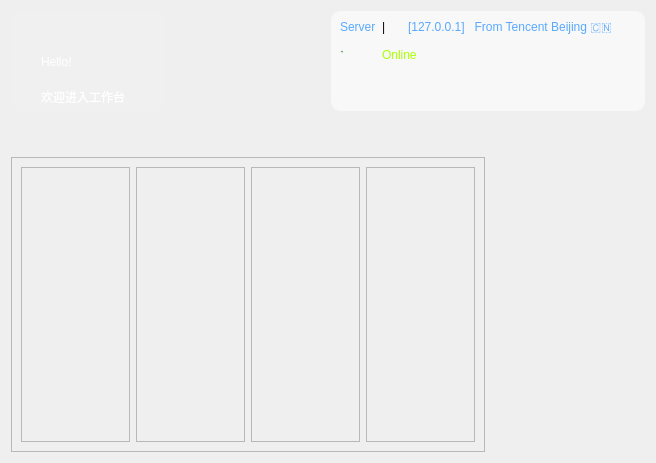
<?xml version="1.0" encoding="UTF-8"?>
<ui version="4.0">
 <class>Form</class>
 <widget class="QWidget" name="Form">
  <property name="geometry">
   <rect>
    <x>0</x>
    <y>0</y>
    <width>656</width>
    <height>463</height>
   </rect>
  </property>
  <property name="windowTitle">
   <string>Form</string>
  </property>
  <layout class="QGridLayout" name="gridLayout">
   <item row="2" column="0" colspan="3">
    <widget class="QFrame" name="down">
     <property name="minimumSize">
      <size>
       <width>200</width>
       <height>250</height>
      </size>
     </property>
     <property name="frameShape">
      <enum>QFrame::StyledPanel</enum>
     </property>
     <property name="frameShadow">
      <enum>QFrame::Raised</enum>
     </property>
     <layout class="QHBoxLayout" name="horizontalLayout">
      <item>
       <widget class="QFrame" name="fc1">
        <property name="frameShape">
         <enum>QFrame::StyledPanel</enum>
        </property>
        <property name="frameShadow">
         <enum>QFrame::Raised</enum>
        </property>
       </widget>
      </item>
      <item>
       <widget class="QFrame" name="fc2">
        <property name="frameShape">
         <enum>QFrame::StyledPanel</enum>
        </property>
        <property name="frameShadow">
         <enum>QFrame::Raised</enum>
        </property>
       </widget>
      </item>
      <item>
       <widget class="QFrame" name="fc3">
        <property name="frameShape">
         <enum>QFrame::StyledPanel</enum>
        </property>
        <property name="frameShadow">
         <enum>QFrame::Raised</enum>
        </property>
       </widget>
      </item>
      <item>
       <widget class="QFrame" name="fc4">
        <property name="frameShape">
         <enum>QFrame::StyledPanel</enum>
        </property>
        <property name="frameShadow">
         <enum>QFrame::Raised</enum>
        </property>
       </widget>
      </item>
     </layout>
    </widget>
   </item>
   <item row="1" column="0" colspan="4">
    <spacer name="verticalSpacer">
     <property name="orientation">
      <enum>Qt::Vertical</enum>
     </property>
     <property name="sizeType">
      <enum>QSizePolicy::Maximum</enum>
     </property>
     <property name="sizeHint" stdset="0">
      <size>
       <width>20</width>
       <height>40</height>
      </size>
     </property>
    </spacer>
   </item>
   <item row="0" column="0">
    <widget class="QWidget" name="upleft" native="true">
     <property name="minimumSize">
      <size>
       <width>0</width>
       <height>0</height>
      </size>
     </property>
     <property name="styleSheet">
      <string notr="true">#upleft{
background-color:rgba(255, 255, 255,10);
border-radius:10px;
}</string>
     </property>
     <widget class="QLabel" name="title">
      <property name="geometry">
       <rect>
        <x>30</x>
        <y>30</y>
        <width>101</width>
        <height>41</height>
       </rect>
      </property>
      <property name="minimumSize">
       <size>
        <width>101</width>
        <height>41</height>
       </size>
      </property>
      <property name="styleSheet">
       <string notr="true">font: 25pt &quot;Microsoft YaHei UI&quot;;
color:white;</string>
      </property>
      <property name="text">
       <string>Hello!</string>
      </property>
     </widget>
     <widget class="QLabel" name="label">
      <property name="geometry">
       <rect>
        <x>30</x>
        <y>70</y>
        <width>150</width>
        <height>31</height>
       </rect>
      </property>
      <property name="minimumSize">
       <size>
        <width>150</width>
        <height>30</height>
       </size>
      </property>
      <property name="styleSheet">
       <string notr="true">font: 15pt &quot;Microsoft YaHei UI&quot;;
color:white;</string>
      </property>
      <property name="text">
       <string>欢迎进入工作台</string>
      </property>
     </widget>
    </widget>
   </item>
   <item row="2" column="3">
    <spacer name="down_H_spacer">
     <property name="orientation">
      <enum>Qt::Horizontal</enum>
     </property>
     <property name="sizeType">
      <enum>QSizePolicy::Maximum</enum>
     </property>
     <property name="sizeHint" stdset="0">
      <size>
       <width>100</width>
       <height>20</height>
      </size>
     </property>
    </spacer>
   </item>
   <item row="0" column="1">
    <spacer name="horizontalSpacer">
     <property name="orientation">
      <enum>Qt::Horizontal</enum>
     </property>
     <property name="sizeType">
      <enum>QSizePolicy::Fixed</enum>
     </property>
     <property name="sizeHint" stdset="0">
      <size>
       <width>15</width>
       <height>20</height>
      </size>
     </property>
    </spacer>
   </item>
   <item row="0" column="2" colspan="2">
    <widget class="QWidget" name="upright" native="true">
     <property name="sizePolicy">
      <sizepolicy hsizetype="Preferred" vsizetype="Maximum">
       <horstretch>0</horstretch>
       <verstretch>0</verstretch>
      </sizepolicy>
     </property>
     <property name="styleSheet">
      <string notr="true">#upright{
background-color:rgba(255, 255, 255,150);
border-radius:10px;
}</string>
     </property>
     <layout class="QGridLayout" name="gridLayout_2">
      <item row="0" column="0">
       <widget class="QLabel" name="label_3">
        <property name="styleSheet">
         <string notr="true">
font: 12pt &quot;Agency FB&quot;;
color:rgb(88, 169, 255);</string>
        </property>
        <property name="text">
         <string>Server</string>
        </property>
       </widget>
      </item>
      <item row="0" column="2">
       <widget class="QLabel" name="label_4">
        <property name="styleSheet">
         <string notr="true">
font: 12pt &quot;Agency FB&quot;;
color:rgb(88, 169, 255);</string>
        </property>
        <property name="text">
         <string>[127.0.0.1]   From Tencent Beijing 🇨🇳</string>
        </property>
       </widget>
      </item>
      <item row="2" column="1" colspan="2">
       <widget class="QLabel" name="server_status">
        <property name="sizePolicy">
         <sizepolicy hsizetype="Preferred" vsizetype="Maximum">
          <horstretch>0</horstretch>
          <verstretch>0</verstretch>
         </sizepolicy>
        </property>
        <property name="styleSheet">
         <string notr="true">
font: 12pt &quot;Agency FB&quot;;
color:rgb(170, 255, 0);</string>
        </property>
        <property name="text">
         <string>Online</string>
        </property>
       </widget>
      </item>
      <item row="3" column="0" colspan="3">
       <spacer name="verticalSpacer_2">
        <property name="orientation">
         <enum>Qt::Vertical</enum>
        </property>
        <property name="sizeHint" stdset="0">
         <size>
          <width>20</width>
          <height>40</height>
         </size>
        </property>
       </spacer>
      </item>
      <item row="0" column="1">
       <widget class="QLabel" name="label_5">
        <property name="sizePolicy">
         <sizepolicy hsizetype="Fixed" vsizetype="Fixed">
          <horstretch>0</horstretch>
          <verstretch>0</verstretch>
         </sizepolicy>
        </property>
        <property name="styleSheet">
         <string notr="true">color:rgb(0, 0, 0);
font: 63 14pt &quot;Cascadia Code SemiBold&quot;;</string>
        </property>
        <property name="text">
         <string>|</string>
        </property>
       </widget>
      </item>
      <item row="1" column="1">
       <spacer name="verticalSpacer_3">
        <property name="orientation">
         <enum>Qt::Vertical</enum>
        </property>
        <property name="sizeType">
         <enum>QSizePolicy::Fixed</enum>
        </property>
        <property name="sizeHint" stdset="0">
         <size>
          <width>20</width>
          <height>2</height>
         </size>
        </property>
       </spacer>
      </item>
      <item row="1" column="0" rowspan="2">
       <widget class="QLabel" name="server_status_icon">
        <property name="sizePolicy">
         <sizepolicy hsizetype="Fixed" vsizetype="Preferred">
          <horstretch>0</horstretch>
          <verstretch>0</verstretch>
         </sizepolicy>
        </property>
        <property name="minimumSize">
         <size>
          <width>0</width>
          <height>20</height>
         </size>
        </property>
        <property name="maximumSize">
         <size>
          <width>16777215</width>
          <height>114514</height>
         </size>
        </property>
        <property name="baseSize">
         <size>
          <width>0</width>
          <height>20</height>
         </size>
        </property>
        <property name="styleSheet">
         <string notr="true">font: 50pt &quot;Microsoft YaHei UI&quot;;
color:green;</string>
        </property>
        <property name="text">
         <string>·</string>
        </property>
       </widget>
      </item>
     </layout>
    </widget>
   </item>
  </layout>
 </widget>
 <resources/>
 <connections/>
</ui>
